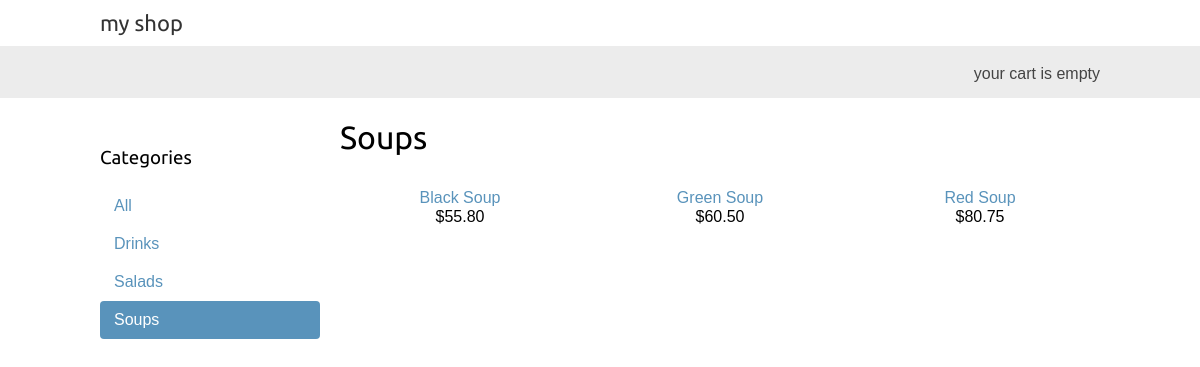
The page /soups/ on the database its author committed.
### shop/models.py (models this page shows, shortened)
class Category(models.Model):
    name = models.CharField(max_length=200, db_index=True)
    slug = models.SlugField(max_length=200, unique=True)
    class Meta:
        ordering = ('name',)
        verbose_name = 'category'
        verbose_name_plural = 'categories'
    def get_absolute_url(self):
        return reverse('shop:product_list_by_category', args=[self.slug])

class Product(models.Model):
    category = models.ForeignKey(Category, related_name='products', on_delete=models.CASCADE)
    name = models.CharField(max_length=200, db_index=True)
    slug = models.SlugField(max_length=200, db_index=True)
    image = models.ImageField(upload_to='products/%Y/%m/%d', blank=True)
    description = models.TextField(blank=True)
    price = models.DecimalField(max_digits=10, decimal_places=2)
    available = models.BooleanField(default=True)
    created = models.DateTimeField(auto_now_add=True)
    updated = models.DateTimeField(auto_now=True)
    class Meta:
        ordering = ('name', )
        index_together = (('id', 'slug'), )
    def get_absolute_url(self):
        return reverse('shop:product_detail', args=[self.id, self.slug])

### shop/views.py (the view)
# urls.py: path('', views.product_list, name='product_list'),
def product_list(request, category_slug=None):
    category = None
    categories = Category.objects.all()
    products = Product.objects.filter(available=True)
    if category_slug:
        category = get_object_or_404(Category, slug=category_slug)
        products = products.filter(category=category)
    return render(request, 'shop/product/list.html', {
        'category': category,
        'categories': categories,
        'products': products
    })

### cart/cart.py (called while the page is built)
    def __len__(self):
        return sum(item['quantity'] for item in self.cart.values())

### cart/context_processors.py (called while the page is built)
def cart(request):
    return {'cart': Cart(request)}

### shop/templates/shop/product/list.html (shortened to what this page needs)
{% extends 'shop/base.html' %}
{% load static %}
{% block content %}
    <div id="sidebar">
        <h3>Categories</h3>
        <ul>
            <li {% if not category %}class="selected"{% endif %}>
                <a href="{% url 'shop:product_list' %}">All</a>
            </li>
            {% for c in categories %}
                <li {% if category.slug == c.slug %}class="selected"{% endif %}>
                    <a href="{{ c.get_absolute_url }}">{{ c.name }}</a>
                </li>
            {% endfor %}
        </ul>
    </div>
    <div id="main" class="product-list">
        <h1>{% if category %}{{ category.name }}{% else %}Products{% endif %}</h1>
        {% for product in products %}
            <div class="item">
                <a href="{{ product.get_absolute_url }}">{{ product.name }}</a>
                <br>
                ${{ product.price }}
            </div>
        {% endfor %}
    </div>
{% endblock %}

### shop/static/css/base.css (style rules this page uses)
body { margin:0; padding:0; font-family:helvetica, sans-serif; }
h1, h2, h3, h4, h5 , h6 { font-family: 'Ubuntu', sans-serif; font-weight:normal; }
a { text-decoration:none; color:#5993bb; }
#sidebar { width:220px; padding:30px 20px 0 0; float:left; }
#sidebar ul { margin:0; padding:0; }
#sidebar ul li { margin:0; list-style:none; padding:10px 14px; }
#sidebar ul li a { display:block; }
#sidebar ul li.selected { background:#5993bb; border-radius:4px; }
#sidebar ul li.selected a { color:#fff; }
#main { float:left; width: 96%; margin-right:-220px; overflow:hidden; }
.product-list .item { width:25%; padding:10px 20px 10px 0; float:left; text-align:center; line-height:1.2; }

### rows shown on the page
Category: name "Drinks"
Category: name "Salads"
Category: name "Soups"
Product: name "Black Soup", price "55.80"
Product: name "Green Soup", price "60.50"
Product: name "Red Soup", price "80.75"
